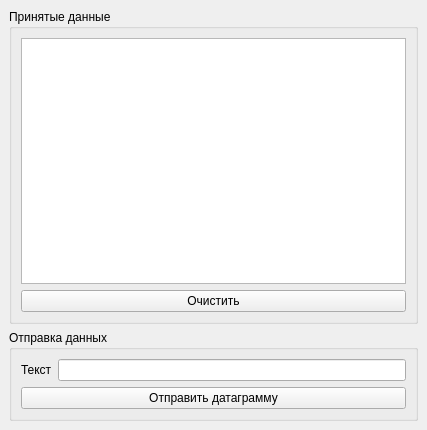
<?xml version="1.0" encoding="UTF-8"?>
<ui version="4.0">
 <class>MainWindow</class>
 <widget class="QMainWindow" name="MainWindow">
  <property name="geometry">
   <rect>
    <x>0</x>
    <y>0</y>
    <width>427</width>
    <height>430</height>
   </rect>
  </property>
  <property name="windowTitle">
   <string>MainWindow</string>
  </property>
  <widget class="QWidget" name="centralwidget">
   <layout class="QVBoxLayout" name="verticalLayout_2">
    <item>
     <widget class="QGroupBox" name="gb_ReceivedData">
      <property name="title">
       <string>Принятые данные</string>
      </property>
      <layout class="QVBoxLayout" name="verticalLayout">
       <item>
        <widget class="QTextEdit" name="te_result">
         <property name="readOnly">
          <bool>true</bool>
         </property>
        </widget>
       </item>
       <item>
        <widget class="QPushButton" name="pb_Clear">
         <property name="text">
          <string>Очистить</string>
         </property>
        </widget>
       </item>
      </layout>
     </widget>
    </item>
    <item>
     <widget class="QGroupBox" name="gb_DataToSend">
      <property name="title">
       <string>Отправка данных</string>
      </property>
      <layout class="QGridLayout" name="gridLayout">
       <item row="0" column="0">
        <widget class="QLabel" name="lb_TextToSend">
         <property name="text">
          <string>Текст</string>
         </property>
        </widget>
       </item>
       <item row="0" column="1">
        <widget class="QLineEdit" name="le_TextToSend"/>
       </item>
       <item row="1" column="0" colspan="2">
        <widget class="QPushButton" name="pb_Send">
         <property name="text">
          <string>Отправить датаграмму</string>
         </property>
        </widget>
       </item>
      </layout>
     </widget>
    </item>
   </layout>
  </widget>
 </widget>
 <tabstops>
  <tabstop>le_TextToSend</tabstop>
  <tabstop>pb_Send</tabstop>
  <tabstop>te_result</tabstop>
  <tabstop>pb_Clear</tabstop>
 </tabstops>
 <resources/>
 <connections>
  <connection>
   <sender>pb_Clear</sender>
   <signal>clicked()</signal>
   <receiver>te_result</receiver>
   <slot>clear()</slot>
   <hints>
    <hint type="sourcelabel">
     <x>203</x>
     <y>300</y>
    </hint>
    <hint type="destinationlabel">
     <x>179</x>
     <y>193</y>
    </hint>
   </hints>
  </connection>
 </connections>
</ui>
